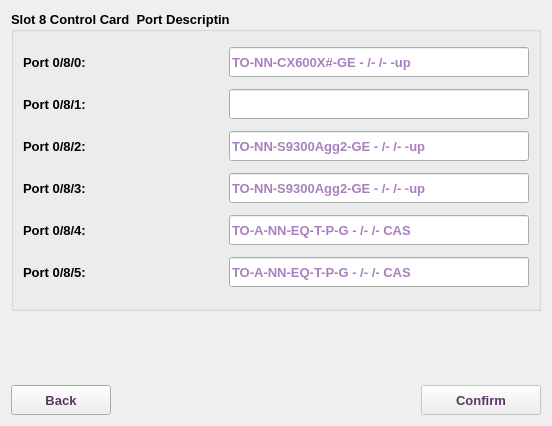
     <widget class="QWidget" name="descTab">
      <attribute name="title">
       <string>desc8</string>
      </attribute>
      <layout class="QVBoxLayout" name="verticalLayout_3">
       <item>
        <widget class="QGroupBox" name="portDescGB">
         <property name="minimumSize">
          <size>
           <width>0</width>
           <height>300</height>
          </size>
         </property>
         <property name="font">
          <font>
           <family>Tahoma</family>
           <pointsize>10</pointsize>
           <weight>75</weight>
           <bold>true</bold>
          </font>
         </property>
         <property name="title">
          <string>Slot 8 Control Card  Port Descriptin</string>
         </property>
         <layout class="QVBoxLayout" name="verticalLayout_2">
          <item>
           <layout class="QHBoxLayout" name="horizontalLayout_42">
            <item>
             <widget class="QLabel" name="label_70">
              <property name="sizePolicy">
               <sizepolicy hsizetype="Expanding" vsizetype="Preferred">
                <horstretch>0</horstretch>
                <verstretch>0</verstretch>
               </sizepolicy>
              </property>
              <property name="minimumSize">
               <size>
                <width>200</width>
                <height>30</height>
               </size>
              </property>
              <property name="maximumSize">
               <size>
                <width>270</width>
                <height>30</height>
               </size>
              </property>
              <property name="font">
               <font>
                <family>Tahoma</family>
                <pointsize>10</pointsize>
                <weight>75</weight>
                <bold>true</bold>
               </font>
              </property>
              <property name="text">
               <string>Port 0/8/0:</string>
              </property>
             </widget>
            </item>
            <item>
             <widget class="QLineEdit" name="desc080LE">
              <property name="sizePolicy">
               <sizepolicy hsizetype="Expanding" vsizetype="Preferred">
                <horstretch>0</horstretch>
                <verstretch>0</verstretch>
               </sizepolicy>
              </property>
              <property name="minimumSize">
               <size>
                <width>300</width>
                <height>30</height>
               </size>
              </property>
              <property name="maximumSize">
               <size>
                <width>5000</width>
                <height>30</height>
               </size>
              </property>
              <property name="font">
               <font>
                <family>Tahoma</family>
                <pointsize>10</pointsize>
                <weight>75</weight>
                <bold>true</bold>
               </font>
              </property>
              <property name="styleSheet">
               <string notr="true">color: rgb(85, 0, 127);</string>
              </property>
              <property name="placeholderText">
               <string>TO-NN-CX600X#-GE - /- /- -up</string>
              </property>
             </widget>
            </item>
           </layout>
          </item>
          <item>
           <layout class="QHBoxLayout" name="horizontalLayout_52">
            <item>
             <widget class="QLabel" name="label_71">
              <property name="sizePolicy">
               <sizepolicy hsizetype="Expanding" vsizetype="Preferred">
                <horstretch>0</horstretch>
                <verstretch>0</verstretch>
               </sizepolicy>
              </property>
              <property name="minimumSize">
               <size>
                <width>200</width>
                <height>30</height>
               </size>
              </property>
              <property name="maximumSize">
               <size>
                <width>270</width>
                <height>30</height>
               </size>
              </property>
              <property name="font">
               <font>
                <family>Tahoma</family>
                <pointsize>10</pointsize>
                <weight>75</weight>
                <bold>true</bold>
               </font>
              </property>
              <property name="text">
               <string>Port 0/8/1:</string>
              </property>
             </widget>
            </item>
            <item>
             <widget class="QLineEdit" name="desc081LE">
              <property name="sizePolicy">
               <sizepolicy hsizetype="Expanding" vsizetype="Preferred">
                <horstretch>0</horstretch>
                <verstretch>0</verstretch>
               </sizepolicy>
              </property>
              <property name="minimumSize">
               <size>
                <width>300</width>
                <height>30</height>
               </size>
              </property>
              <property name="maximumSize">
               <size>
                <width>5000</width>
                <height>30</height>
               </size>
              </property>
              <property name="font">
               <font>
                <family>Tahoma</family>
                <pointsize>10</pointsize>
                <weight>75</weight>
                <bold>true</bold>
               </font>
              </property>
              <property name="styleSheet">
               <string notr="true">color: rgb(85, 0, 127);</string>
              </property>
              <property name="placeholderText">
               <string/>
              </property>
             </widget>
            </item>
           </layout>
          </item>
          <item>
           <layout class="QHBoxLayout" name="horizontalLayout_53">
            <item>
             <widget class="QLabel" name="label_72">
              <property name="sizePolicy">
               <sizepolicy hsizetype="Expanding" vsizetype="Preferred">
                <horstretch>0</horstretch>
                <verstretch>0</verstretch>
               </sizepolicy>
              </property>
              <property name="minimumSize">
               <size>
                <width>200</width>
                <height>30</height>
               </size>
              </property>
              <property name="maximumSize">
               <size>
                <width>270</width>
                <height>30</height>
               </size>
              </property>
              <property name="font">
               <font>
                <family>Tahoma</family>
                <pointsize>10</pointsize>
                <weight>75</weight>
                <bold>true</bold>
               </font>
              </property>
              <property name="text">
               <string>Port 0/8/2:</string>
              </property>
             </widget>
            </item>
            <item>
             <widget class="QLineEdit" name="desc082LE">
              <property name="sizePolicy">
               <sizepolicy hsizetype="Expanding" vsizetype="Preferred">
                <horstretch>0</horstretch>
                <verstretch>0</verstretch>
               </sizepolicy>
              </property>
              <property name="minimumSize">
               <size>
                <width>300</width>
                <height>30</height>
               </size>
              </property>
              <property name="maximumSize">
               <size>
                <width>5000</width>
                <height>30</height>
               </size>
              </property>
              <property name="font">
               <font>
                <family>Tahoma</family>
                <pointsize>10</pointsize>
                <weight>75</weight>
                <bold>true</bold>
               </font>
              </property>
              <property name="styleSheet">
               <string notr="true">color: rgb(85, 0, 127);</string>
              </property>
              <property name="placeholderText">
               <string>TO-NN-S9300Agg2-GE - /- /- -up</string>
              </property>
             </widget>
            </item>
           </layout>
          </item>
          <item>
           <layout class="QHBoxLayout" name="horizontalLayout_54">
            <item>
             <widget class="QLabel" name="label_73">
              <property name="sizePolicy">
               <sizepolicy hsizetype="Expanding" vsizetype="Preferred">
                <horstretch>0</horstretch>
                <verstretch>0</verstretch>
               </sizepolicy>
              </property>
              <property name="minimumSize">
               <size>
                <width>200</width>
                <height>30</height>
               </size>
              </property>
              <property name="maximumSize">
               <size>
                <width>270</width>
                <height>30</height>
               </size>
              </property>
              <property name="font">
               <font>
                <family>Tahoma</family>
                <pointsize>10</pointsize>
                <weight>75</weight>
                <bold>true</bold>
               </font>
              </property>
              <property name="text">
               <string>Port 0/8/3:</string>
              </property>
             </widget>
            </item>
            <item>
             <widget class="QLineEdit" name="desc083LE">
              <property name="sizePolicy">
               <sizepolicy hsizetype="Expanding" vsizetype="Preferred">
                <horstretch>0</horstretch>
                <verstretch>0</verstretch>
               </sizepolicy>
              </property>
              <property name="minimumSize">
               <size>
                <width>300</width>
                <height>30</height>
               </size>
              </property>
              <property name="maximumSize">
               <size>
                <width>5000</width>
                <height>30</height>
               </size>
              </property>
              <property name="font">
               <font>
                <family>Tahoma</family>
                <pointsize>10</pointsize>
                <weight>75</weight>
                <bold>true</bold>
               </font>
              </property>
              <property name="styleSheet">
               <string notr="true">color: rgb(85, 0, 127);</string>
              </property>
              <property name="placeholderText">
               <string>TO-NN-S9300Agg2-GE - /- /- -up</string>
              </property>
             </widget>
            </item>
           </layout>
          </item>
          <item>
           <layout class="QHBoxLayout" name="horizontalLayout_55">
            <item>
             <widget class="QLabel" name="label_74">
              <property name="sizePolicy">
               <sizepolicy hsizetype="Expanding" vsizetype="Preferred">
                <horstretch>0</horstretch>
                <verstretch>0</verstretch>
               </sizepolicy>
              </property>
              <property name="minimumSize">
               <size>
                <width>200</width>
                <height>30</height>
               </size>
              </property>
              <property name="maximumSize">
               <size>
                <width>270</width>
                <height>30</height>
               </size>
              </property>
              <property name="font">
               <font>
                <family>Tahoma</family>
                <pointsize>10</pointsize>
                <weight>75</weight>
                <bold>true</bold>
               </font>
              </property>
              <property name="text">
               <string>Port 0/8/4:</string>
              </property>
             </widget>
            </item>
            <item>
             <widget class="QLineEdit" name="desc084LE">
              <property name="sizePolicy">
               <sizepolicy hsizetype="Expanding" vsizetype="Preferred">
                <horstretch>0</horstretch>
                <verstretch>0</verstretch>
               </sizepolicy>
              </property>
              <property name="minimumSize">
               <size>
                <width>300</width>
                <height>30</height>
               </size>
              </property>
              <property name="maximumSize">
               <size>
                <width>5000</width>
                <height>30</height>
               </size>
              </property>
              <property name="font">
               <font>
                <family>Tahoma</family>
                <pointsize>10</pointsize>
                <weight>75</weight>
                <bold>true</bold>
               </font>
              </property>
              <property name="styleSheet">
               <string notr="true">color: rgb(85, 0, 127);</string>
              </property>
              <property name="placeholderText">
               <string>TO-A-NN-EQ-T-P-G - /- /- CAS</string>
              </property>
             </widget>
            </item>
           </layout>
          </item>
          <item>
           <layout class="QHBoxLayout" name="horizontalLayout_56">
            <item>
             <widget class="QLabel" name="label_75">
              <property name="sizePolicy">
               <sizepolicy hsizetype="Expanding" vsizetype="Preferred">
                <horstretch>0</horstretch>
                <verstretch>0</verstretch>
               </sizepolicy>
              </property>
              <property name="minimumSize">
               <size>
                <width>200</width>
                <height>30</height>
               </size>
              </property>
              <property name="maximumSize">
               <size>
                <width>270</width>
                <height>30</height>
               </size>
              </property>
              <property name="font">
               <font>
                <family>Tahoma</family>
                <pointsize>10</pointsize>
                <weight>75</weight>
                <bold>true</bold>
               </font>
              </property>
              <property name="text">
               <string>Port 0/8/5:</string>
              </property>
             </widget>
            </item>
            <item>
             <widget class="QLineEdit" name="desc085LE">
              <property name="sizePolicy">
               <sizepolicy hsizetype="Expanding" vsizetype="Preferred">
                <horstretch>0</horstretch>
                <verstretch>0</verstretch>
               </sizepolicy>
              </property>
              <property name="minimumSize">
               <size>
                <width>300</width>
                <height>30</height>
               </size>
              </property>
              <property name="maximumSize">
               <size>
                <width>5000</width>
                <height>30</height>
               </size>
              </property>
              <property name="font">
               <font>
                <family>Tahoma</family>
                <pointsize>10</pointsize>
                <weight>75</weight>
                <bold>true</bold>
               </font>
              </property>
              <property name="styleSheet">
               <string notr="true">color: rgb(85, 0, 127);</string>
              </property>
              <property name="placeholderText">
               <string>TO-A-NN-EQ-T-P-G - /- /- CAS</string>
              </property>
             </widget>
            </item>
           </layout>
          </item>
         </layout>
        </widget>
       </item>
       <item>
        <spacer name="verticalSpacer_3">
         <property name="orientation">
          <enum>Qt::Vertical</enum>
         </property>
         <property name="sizeHint" stdset="0">
          <size>
           <width>20</width>
           <height>68</height>
          </size>
         </property>
        </spacer>
       </item>
       <item>
        <layout class="QHBoxLayout" name="horizontalLayout">
         <item>
          <widget class="QPushButton" name="desc8BackBtn">
           <property name="enabled">
            <bool>true</bool>
           </property>
           <property name="sizePolicy">
            <sizepolicy hsizetype="Preferred" vsizetype="Preferred">
             <horstretch>0</horstretch>
             <verstretch>0</verstretch>
            </sizepolicy>
           </property>
           <property name="minimumSize">
            <size>
             <width>100</width>
             <height>30</height>
            </size>
           </property>
           <property name="maximumSize">
            <size>
             <width>100</width>
             <height>30</height>
            </size>
           </property>
           <property name="font">
            <font>
             <family>Tahoma</family>
             <pointsize>10</pointsize>
             <weight>75</weight>
             <bold>true</bold>
            </font>
           </property>
           <property name="styleSheet">
            <string notr="true">color: rgb(92, 53, 102);</string>
           </property>
           <property name="text">
            <string>Back</string>
           </property>
           <property name="icon">
            <iconset resource="../../../../../image.qrc">
             <normaloff>:/Image/back.png</normaloff>:/Image/back.png</iconset>
           </property>
           <property name="iconSize">
            <size>
             <width>20</width>
             <height>20</height>
            </size>
           </property>
          </widget>
         </item>
         <item>
          <spacer name="horizontalSpacer">
           <property name="font">
            <font>
             <family>Tahoma</family>
             <pointsize>10</pointsize>
            </font>
           </property>
           <property name="orientation">
            <enum>Qt::Horizontal</enum>
           </property>
           <property name="sizeHint" stdset="0">
            <size>
             <width>40</width>
             <height>20</height>
            </size>
           </property>
          </spacer>
         </item>
         <item>
          <widget class="QPushButton" name="okBtn">
           <property name="enabled">
            <bool>false</bool>
           </property>
           <property name="sizePolicy">
            <sizepolicy hsizetype="Preferred" vsizetype="Preferred">
             <horstretch>0</horstretch>
             <verstretch>0</verstretch>
            </sizepolicy>
           </property>
           <property name="minimumSize">
            <size>
             <width>120</width>
             <height>30</height>
            </size>
           </property>
           <property name="maximumSize">
            <size>
             <width>180</width>
             <height>30</height>
            </size>
           </property>
           <property name="font">
            <font>
             <family>Tahoma</family>
             <pointsize>10</pointsize>
             <weight>75</weight>
             <bold>true</bold>
            </font>
           </property>
           <property name="styleSheet">
            <string notr="true">color: rgb(92, 53, 102);</string>
           </property>
           <property name="text">
            <string>Confirm</string>
           </property>
           <property name="icon">
            <iconset resource="../../../../../image.qrc">
             <normaloff>:/Image/plan.png</normaloff>:/Image/plan.png</iconset>
           </property>
           <property name="iconSize">
            <size>
             <width>20</width>
             <height>20</height>
            </size>
           </property>
          </widget>
         </item>
        </layout>
       </item>
      </layout>
     </widget>
